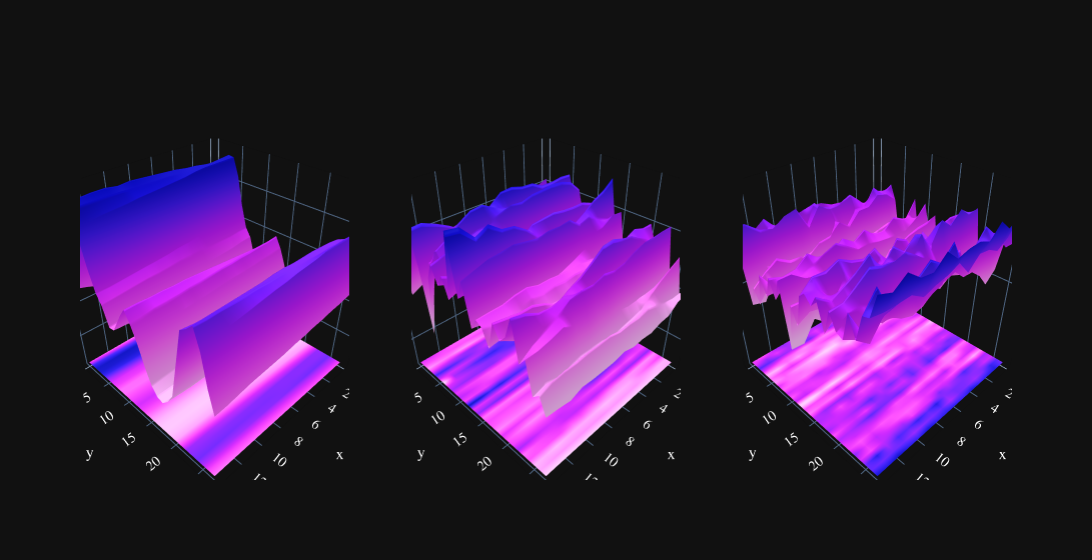

The cell this chart's notebook holds for it:
### Code cell
def zmap(exptype):
    z = exptype
    offs = np.min(z)*0.20
    if np.min(z)-offs > 1.e-4:
        z_offset=(np.min(z)-offs)*np.ones(z.shape)#
    else:
        z_offset=(np.min(z)+offs)*np.ones(z.shape)#
    x_offset=-np.min(xx)*np.ones(z.shape)
    y_offset=np.min(yy)*np.ones(z.shape)

    proj_z=lambda x, y, z: z#projection in the z-direction
    colorsurfz=proj_z(x,y,z)
    proj_x=lambda x, y, z: x
    colorsurfx=proj_z(x,y,z)
    proj_y=lambda x, y, z: y
    colorsurfy=proj_z(x,y,z)

    class Results(): pass
    results = Results()
    results.colorsurfx=  colorsurfx
    results.colorsurfy=  colorsurfy
    results.colorsurfz=  colorsurfz
    results.x_offset = x_offset
    results.y_offset = y_offset
    results.z_offset = z_offset
    return results



fig = make_subplots(
        rows=1, cols=3,
        specs=[[{'type': 'surface'}, {'type': 'surface'},{'type': 'surface'}]],print_grid=False, shared_xaxes=True,shared_yaxes=True,)

    # Generate data




exp2plots = [afm,lockin,multimeter]
for i,experiment in enumerate(exp2plots):
    fig.add_trace(
        go.Surface(z=experiment, colorscale='Plotly3',showscale=False, reversescale=True,),row=1, col=i+1)
    # fig.update_traces(contours_x=dict(show=True, usecolormap=True, project_x=True))
    # fig.update_traces(contours_y=dict(show=True, usecolormap=True, project_y=True))

    fig.add_trace(go.Surface(z=list(zmap(experiment).z_offset),  # type: ignore
                x=list(x),
                y=list(y),
                colorscale='Plotly3',showscale=False, reversescale=True,
                 surfacecolor=zmap(experiment).colorsurfz,  # type: ignore
               ),row=1, col=i+1)

    # fig.add_trace(go.Surface(z=list(zmap(experiment).x_offset),
    #             x=list(zmap(experiment).x_offset),
    #             y=list(zmap(experiment).x_offset),
    #             showlegend=False,
    #             showscale=False,
    #             surfacecolor=zmap(experiment).colorsurfx,
    #            ))

               
fig.update_layout(
     template="plotly_dark",
     width=1200,
    font=dict(
        family="Computer Modern Roman,serif",
        color='white',
        size=13,
    ),
    # scene=dict(
    # xaxis=dict(title = 'x (nm)',tickmode='array',ticktext=xt*100,tickvals=xt,tickprefix= "nm",),
    # yaxis=dict(title = 'y (nm)',tickmode='array',ticktext=xt*100,tickvals=xt,tickprefix= "nm",)),
    # scene2=dict(
    # xaxis=dict(title = 'x (nm)',tickmode='array',ticktext=xt*100,tickvals=xt,tickprefix= "nm",),
    # yaxis=dict(title = 'y (nm)',tickmode='array',ticktext=xt*100,tickvals=xt,tickprefix= "nm",)),
    # scene3=dict(
    # xaxis=dict(title = 'x (nm)',tickmode='array',ticktext=xt*100,tickvals=xt,tickprefix= "nm",),
    # yaxis=dict(title = 'y (nm)',tickmode='array',ticktext=xt*100,tickvals=xt,tickprefix= "nm",)),
 )

fig.show()

### Figure 1 — Plotly figure (JSON) as saved in the notebook; plotly's stock layout.template omitted (floating-point values rounded to 4 significant figures; data arrays with more than 128 entries replaced by an {"elided": "..."} marker saying what was removed)
{"data": [{"colorscale": [[0, "#0508b8"], [0.08333, "#1910d8"], [0.1667, "#3c19f0"], [0.25, "#6b1cfb"], [0.3333, "#981cfd"], [0.4167, "#bf1cfd"], [0.5, "#dd2bfd"], [0.5833, "#f246fe"], [0.6667, "#fc67fd"], [0.75, "#fe88fc"], [0.8333, "#fea5fd"], [0.9167, "#febefe"], [1, "#fec3fe"]], "reversescale": true, "scene": "scene", "showscale": false, "type": "surface", "z": {"elided": "28x15 int values"}}, {"colorscale": [[0, "#0508b8"], [0.08333, "#1910d8"], [0.1667, "#3c19f0"], [0.25, "#6b1cfb"], [0.3333, "#981cfd"], [0.4167, "#bf1cfd"], [0.5, "#dd2bfd"], [0.5833, "#f246fe"], [0.6667, "#fc67fd"], [0.75, "#fe88fc"], [0.8333, "#fea5fd"], [0.9167, "#febefe"], [1, "#fec3fe"]], "reversescale": true, "scene": "scene", "showscale": false, "surfacecolor": {"elided": "28x15 int values"}, "type": "surface", "x": {"elided": "28x15 int values"}, "y": {"elided": "28x15 int values"}, "z": {"elided": "28x15 float values"}}, {"colorscale": [[0, "#0508b8"], [0.08333, "#1910d8"], [0.1667, "#3c19f0"], [0.25, "#6b1cfb"], [0.3333, "#981cfd"], [0.4167, "#bf1cfd"], [0.5, "#dd2bfd"], [0.5833, "#f246fe"], [0.6667, "#fc67fd"], [0.75, "#fe88fc"], [0.8333, "#fea5fd"], [0.9167, "#febefe"], [1, "#fec3fe"]], "reversescale": true, "scene": "scene2", "showscale": false, "type": "surface", "z": {"elided": "28x15 float values"}}, {"colorscale": [[0, "#0508b8"], [0.08333, "#1910d8"], [0.1667, "#3c19f0"], [0.25, "#6b1cfb"], [0.3333, "#981cfd"], [0.4167, "#bf1cfd"], [0.5, "#dd2bfd"], [0.5833, "#f246fe"], [0.6667, "#fc67fd"], [0.75, "#fe88fc"], [0.8333, "#fea5fd"], [0.9167, "#febefe"], [1, "#fec3fe"]], "reversescale": true, "scene": "scene2", "showscale": false, "surfacecolor": {"elided": "28x15 float values"}, "type": "surface", "x": {"elided": "28x15 int values"}, "y": {"elided": "28x15 int values"}, "z": {"elided": "28x15 float values"}}, {"colorscale": [[0, "#0508b8"], [0.08333, "#1910d8"], [0.1667, "#3c19f0"], [0.25, "#6b1cfb"], [0.3333, "#981cfd"], [0.4167, "#bf1cfd"], [0.5, "#dd2bfd"], [0.5833, "#f246fe"], [0.6667, "#fc67fd"], [0.75, "#fe88fc"], [0.8333, "#fea5fd"], [0.9167, "#febefe"], [1, "#fec3fe"]], "reversescale": true, "scene": "scene3", "showscale": false, "type": "surface", "z": {"elided": "28x15 float values"}}, {"colorscale": [[0, "#0508b8"], [0.08333, "#1910d8"], [0.1667, "#3c19f0"], [0.25, "#6b1cfb"], [0.3333, "#981cfd"], [0.4167, "#bf1cfd"], [0.5, "#dd2bfd"], [0.5833, "#f246fe"], [0.6667, "#fc67fd"], [0.75, "#fe88fc"], [0.8333, "#fea5fd"], [0.9167, "#febefe"], [1, "#fec3fe"]], "reversescale": true, "scene": "scene3", "showscale": false, "surfacecolor": {"elided": "28x15 float values"}, "type": "surface", "x": {"elided": "28x15 int values"}, "y": {"elided": "28x15 int values"}, "z": {"elided": "28x15 float values"}}], "layout": {"font": {"color": "white", "family": "Computer Modern Roman,serif", "size": 13}, "scene": {"domain": {"x": [0, 0.2889], "y": [0, 1]}}, "scene2": {"domain": {"x": [0.3556, 0.6444], "y": [0, 1]}}, "scene3": {"domain": {"x": [0.7111, 1], "y": [0, 1]}}, "width": 1200}}
